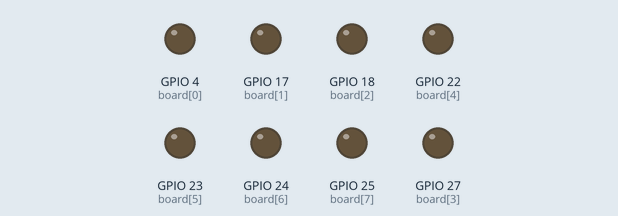
Recording of a program running on a simulated Raspberry Pi (BCM pin numbers). On the bench: output pins drawn as LEDs (lit = HIGH). At 17.3 s the program stops and its outputs stay as they are.

Above: at 0.1 s.
At 1.87 s:
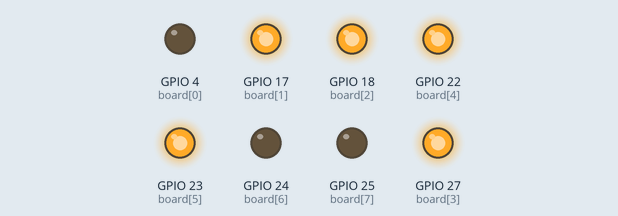
At 4.12 s:
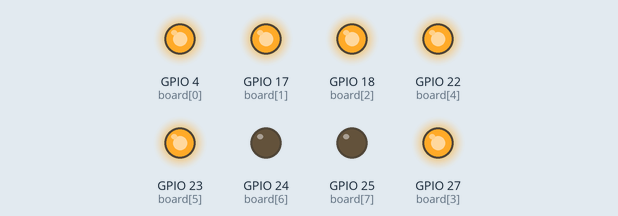
At 8.37 s:
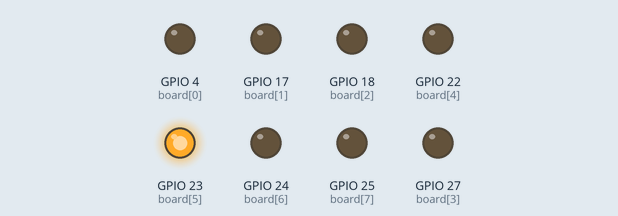
At 12.37 s:
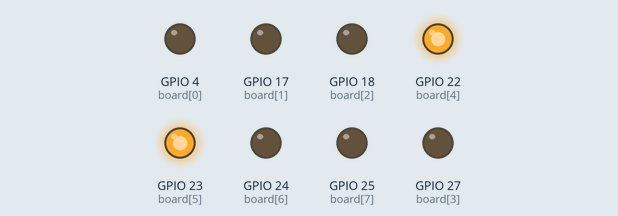
At 16.87 s:
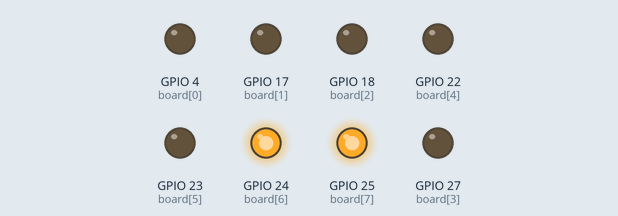
Timing chart, 0 to 18.5 s (numbered marks = the images above):
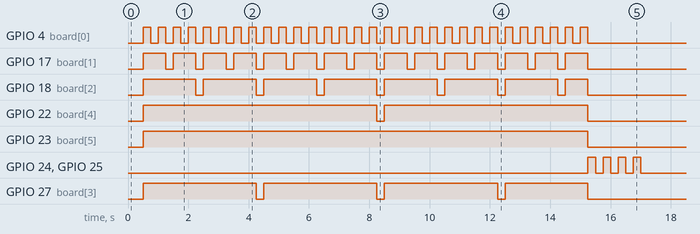

The program:

binary60.py
```python
'''
Count from 0 to 60
light up the leds representing the binary number
'''

import RPi.GPIO as GPIO
import time

'''
#Board Number
GPIO.setmode(GPIO.BOARD)
board = [7, 11, 12, 13, 15, 16, 18, 22]
'''
#Output Number
GPIO.setmode(GPIO.BCM)
board = [4, 17, 18, 27, 22, 23, 24, 25]

for x in range (0,8):
    GPIO.setup(board[x], GPIO.OUT)
for x in range (0,61):
    time.sleep(.25)
    y = x

    if y == 60:
        for z in range (0,6):
            GPIO.output(board[z], False)
        for x in range (0,4):
            GPIO.output(board[6], True)
            GPIO.output(board[7], True)
            time.sleep(.25)
            GPIO.output(board[6], False)
            GPIO.output(board[7], False)
            time.sleep(.25)

    if y/32 > 0:
        y = y % 32
        GPIO.output(board[5], True)
    else:
        GPIO.output(board[5], False)

    if y/16 > 0:
        y = y %16
        GPIO.output(board[4], True)
    else:
        GPIO.output(board[4], False)

    if y/8 > 0:
        y = y % 8
        GPIO.output(board[3], True)
    else:
        GPIO.output(board[3], False)

    if y/4 > 0:
        y = y % 4
        GPIO.output(board[2], True)
    else:
        GPIO.output(board[2], False)

    if y/2 > 0:
        y = y % 2
        GPIO.output(board[1], True)
    else:
        GPIO.output(board[1], False)

    if y/1 > 0:
        GPIO.output(board[0], True)
    else:
        GPIO.output(board[0], False)


GPIO.cleanup()
```

Measured:
- by itself, GPIO 4 (board[0]): alternates HIGH for 0.25 s and LOW for 0.25 s, 60 changes in all, then stays LOW
- by itself, GPIO 17 (board[1]): alternates HIGH for 0.75 s and LOW for 0.25 s, 30 changes in all, then stays LOW
- by itself, GPIO 18 (board[2]): goes 7 × (HIGH 1.8 s, LOW 0.25 s), HIGH 0.75 s, then LOW
- by itself, GPIO 22 (board[4]): LOW → HIGH at 0.50 s, → LOW 7.8 s later, → HIGH 0.25 s later, → LOW 6.8 s later
- by itself, GPIO 23 (board[5]): LOW → HIGH at 0.50 s, → LOW 14.8 s later
- by itself, GPIO 27 (board[3]): goes 3 × (HIGH 3.8 s, LOW 0.25 s), HIGH 2.8 s, then LOW
- by itself, GPIO 24 (board[6]), GPIO 25 (board[7]): LOW → HIGH at 15.3 s, → LOW 0.25 s later, → HIGH 0.25 s later, → LOW 0.25 s later, … (8 changes in this stretch)
